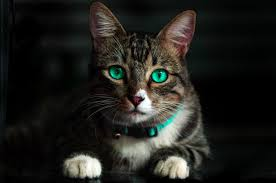
#> input picture cat.jpeg, 276 x 183 px
$ python rotate.py --image cat.jpeg
#> lines starting #> are read from the running program, lines starting #| are printed output that depends on the picture
import argparse
import imutils
import cv2

# Fetching the arguments and save in dictionary
ap = argparse.ArgumentParser()
ap.add_argument("-i","--image", required = True, help = "Enter path to the image")
args = vars(ap.parse_args())

#loading and converting the image into numpy array
# printing the corresponding values
image = cv2.imread(args["image"])
#> image is the input picture: shape (183, 276, 3); mean B, G, R 28.3, 32.1, 32.1

# rotate the image
rotated = imutils.rotate(image, 140)
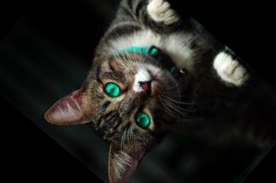
#> rotated: shape (183, 276, 3); mean B, G, R 26.5, 30.1, 30.4
cv2.imshow("140 rotated", rotated)
cv2.waitKey(0)
